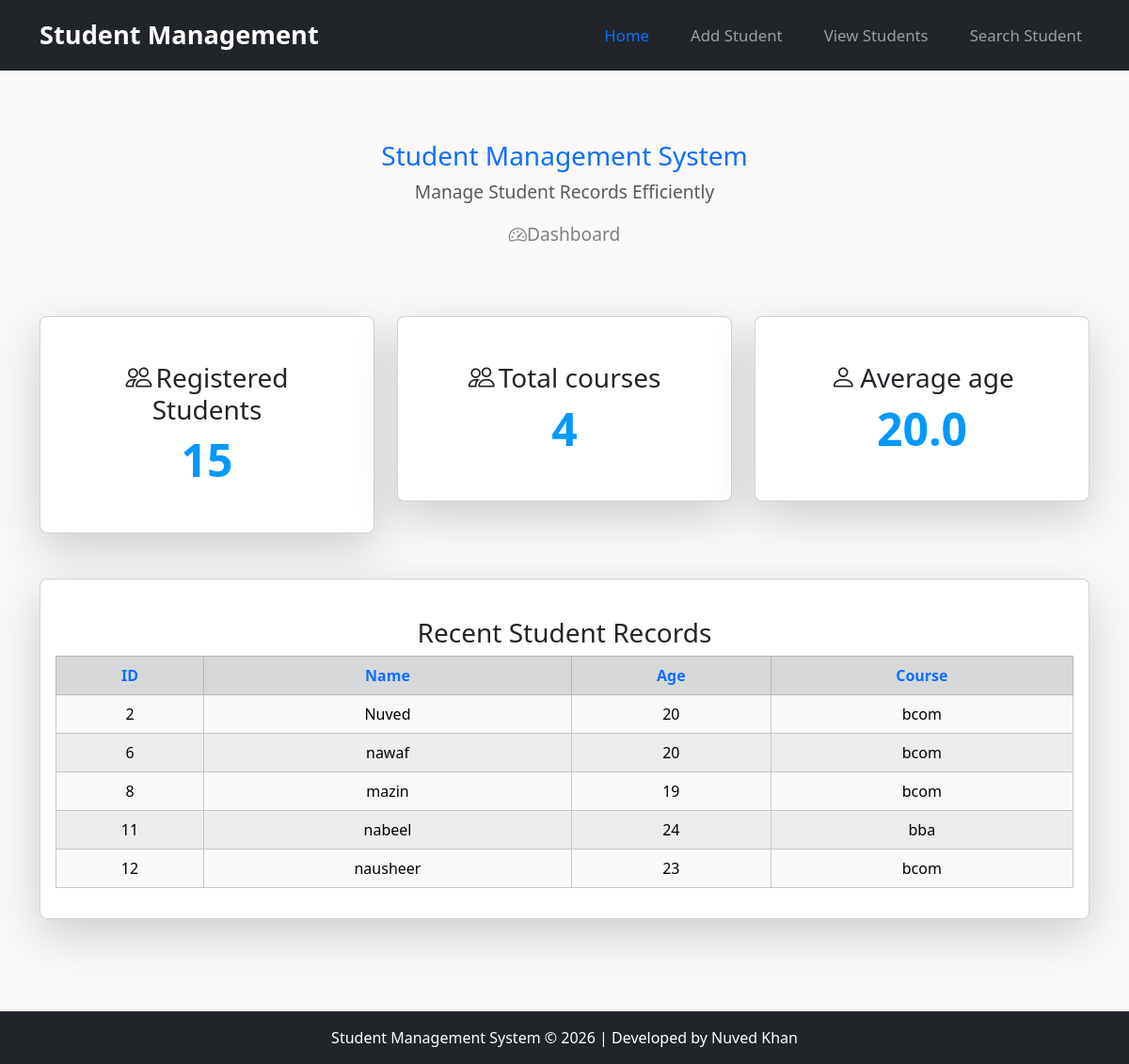
The page / on the database its author committed.
### tables this page shows
CREATE TABLE students
             (
              id INTEGER PRIMARY KEY AUTOINCREMENT,
              name TEXT, 
              age INTEGER,
              course TEXT);

### app.py (the view)
@app.route("/")
def home():
    c.execute("SELECT COUNT(*) FROM students")
    total_students = c.fetchone()[0]
    c.execute("SELECT * FROM students LIMIT 5")
    recent_students = c.fetchall()
    c.execute("SELECT COUNT(DISTINCT course) FROM students")
    total_count = c.fetchone()[0]
    c.execute("SELECT AVG(age) FROM students")
    avg_age = c.fetchone()[0]
    return render_template("index.html", total_students=total_students, recent_students=recent_students,total_count=total_count,avg_age=avg_age)

### templates/index.html (shortened to what this page needs)
<!DOCTYPE html>
<html lang="en">
<head>
    <link href="https://cdn.jsdelivr.net/npm/bootstrap@5.3.7/dist/css/bootstrap.min.css" rel="stylesheet">
    <link rel="stylesheet" href="https://cdn.jsdelivr.net/npm/bootstrap-icons@1.11.3/font/bootstrap-icons.min.css">
    <link rel="stylesheet" href="{{ url_for('static', filename='style.css') }}">
</head>
<body class="d-flex flex-column min-vh-100">
    <main class="flex-grow-1">
        <nav class="navbar navbar-expand-lg navbar-dark bg-dark">
            <div class="container">
                <a class="navbar-brand" href="/">Student Management</a>
                <ul class="navbar-nav ms-auto d-flex flex-row gap-3">
                    <li class="nav-item">
                        <a class="nav-link nav" href="/">Home</a>
                    </li>
                    <li class="nav-item">
                        <a class="nav-link" href="/add_student">Add Student</a>
                    </li>
                    <li class="nav-item">
                        <a class="nav-link" href="/view_students">View Students</a>
                    </li>
                    <li class="nav-item">
                        <a class="nav-link" href="/search_student">Search Student</a>
                    </li>
                </ul>
            </div>
        </nav>
        <div class="hero-section">
            <div class="container mt-3 mb-2 p-2">
                <h3 class="text-primary text-center"> Student Management System</h3>
                <p class="text-muted text-center">
                    Manage Student Records Efficiently <br>
                <p><i class="bi bi-speedometer2"></i>Dashboard</p>
                </p>
            </div>
            <div class="container mt-5">
                <div class="row justify-content-center">
                    <div class="col-md-4">
                        <div class="card shadow-lg rounded-3">
                            <div class="card-body p-5">
                                <h3 class="card-title text-center"><i class="bi bi-people me-1"></i>Registered Students
                                </h3>
                                <h1 class="card-text text-center st_count">{{ total_students }}</h1>
                            </div>
                        </div>
                    </div>
                    <div class="col-md-4">
                        <div class="card shadow-lg rounded-3">
                            <div class="card-body p-5">
                                <h3 class="card-title text-center"><i class="bi bi-people me-1"></i>Total courses</h3>
                                <h1 class="card-text text-center st_count">{{ total_count }}</h1>
                            </div>
                        </div>
                    </div>
                    <div class="col-md-4">
                        <div class="card shadow-lg rounded-3">
                            <div class="card-body p-5">
                                <h3 class="card-title text-center"><i class="bi bi-person me-1"></i>Average age</h3>
                                <h1 class="card-text text-center st_count">{{ avg_age }}</h1>
                            </div>
                        </div>
                    </div>
                </div>
                <div class="card shadow-lg rounded-3 col-md-12 mt-5">
                    <div class="card-body">
                        <h3 class="text-dark  mt-4 ">Recent Student Records</h3>
                        <div class="table-responsive">
                            <table class="table table-bordered table-striped table-hover">
                                <tr class="table-secondary">
                                    <th class="text-primary">ID</th>
                                    <th class="text-primary">Name</th>
                                    <th class="text-primary">Age</th>
                                    <th class="text-primary">Course</th>
                                </tr>
                                {% for student in recent_students %}
                                <tr class="table-light">
                                    <td>{{ student[0] }}</td>
                                    <td>{{ student[1] }}</td>
                                    <td>{{ student[2] }}</td>
                                    <td>{{ student[3] }}</td>
                                </tr>
                                {% endfor %}
                            </table>
                        </div>
                    </div>
                </div>
            </div>
        </div>
        </main>
</body>
<footer class="bg-dark text-white text-center py-3 mt-5">
    Student Management System © 2026 | Developed by Nuved Khan
</footer>
</html>

### static/style.css (style rules this page uses)
body { background-color: #faf9f8; }
.hero-section { text-align: center; padding: 50px 0; }
.hero-section h1 { font-size: 3rem; font-weight: bold; }
.hero-section p { font-size: 1.2rem; color: gray; }
.st_count { color: rgb(0, 153, 255); }
.card { transition:0.3s; }
.navbar { padding: 12px 0; }
.navbar-brand { font-size: 1.7rem; font-weight: 600; }
.nav-link { font-size: 1.05rem; margin-left: 12px; }

### rows shown on the page
students: id "2", name "Nuved", age "20", course "bcom"
students: id "6", name "nawaf", age "20", course "bcom"
students: id "8", name "mazin", age "19", course "bcom"
students: id "11", name "nabeel", age "24", course "bba"
students: id "12", name "nausheer", age "23", course "bcom"

### other values the page prints
{{ total_students }} "15"
{{ total_count }} "4"
{{ avg_age }} "20.0"
